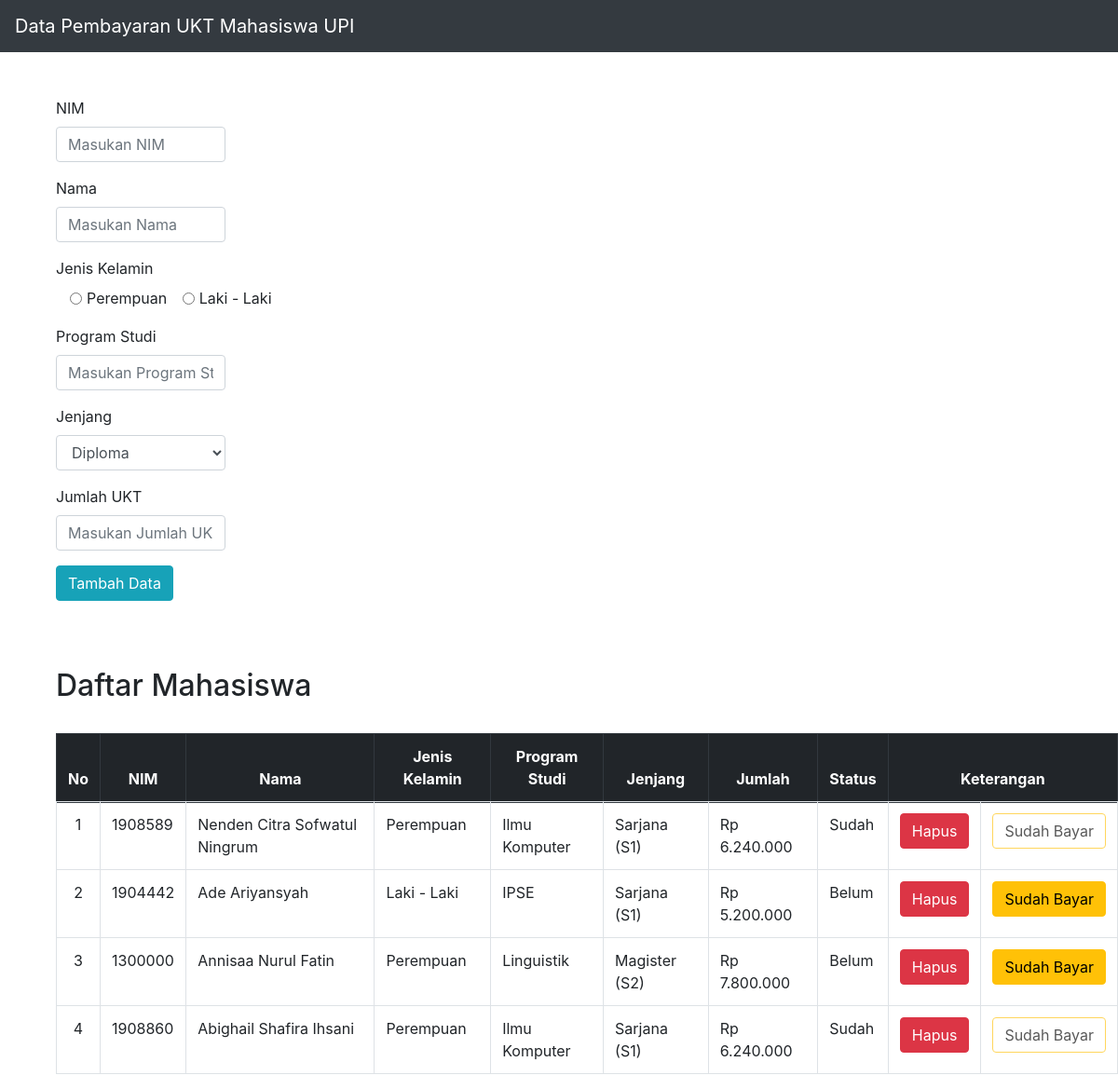
The page / on the database its author committed.
### tables this page shows
CREATE TABLE `tb_mahasiswa` (
  `id` int(10) NOT NULL,
  `nim` varchar(10) NOT NULL,
  `nama` varchar(100) NOT NULL,
  `jenis_kelamin` varchar(50) NOT NULL,
  `program_studi` varchar(100) NOT NULL,
  `jenjang` varchar(50) NOT NULL,
  `jumlah` varchar(50) NOT NULL,
  `status_bayar` varchar(50) NOT NULL
);

### conf.php (called while the page is built)
<?php
	$db_host = "localhost";
	$db_user = "root";
	$db_password = "";
	$db_name = "db_mahasiswa";
 ?>

### includes/DB.class.php (called while the page is built, shortened)
<?php
class DB{
	var $db_host = '';
	var $db_user = '';
	var $db_password = '';
	var $db_name = '';
	var $db_link = '';
	var $result = 0;
	function DB($db_host='', $db_user='', $db_password='', $db_name=''){
		$this->db_host = $db_host;
		$this->db_user = $db_user;
		$this->db_password = $db_password;
		$this->db_name = $db_name;
	}
	function open(){
		$this->db_link = mysqli_connect($this->db_host, $this->db_user, $this->db_password, $this->db_name);
	}
	function execute($query=""){
		$this->result = mysqli_query($this->db_link, $query);
		return $this->result;
	}
	function getResult(){
		return mysqli_fetch_array($this->result);
	}
}
 ?>

### includes/DataMhs.class.php (called while the page is built, shortened)
<?php
class DataMhs extends DB{
	function getData(){
		$query = "SELECT * FROM tb_mahasiswa";
		return $this->execute($query);
	}
}
?>

### index.php (the view, shortened to what this page needs)
<?php
include("conf.php");
include("includes/Template.class.php");
include("includes/DB.class.php");
include("includes/DataMhs.class.php");
$odata = new DataMhs($db_host, $db_user, $db_password, $db_name);
$odata->open();
$odata->getData();
$data = null;
$no = 1;
while (list($id, $tnim, $tnama, $tjk, $tprodi, $tjenjang, $tjumlah, $tstatus) = $odata->getResult()) {
    if($tstatus == "Sudah"){
        $data .= "<tr>
        <td style='text-align: center;'>" . $no . "</td>
        <td>" . $tnim . "</td>
        <td>" . $tnama . "</td>
        <td>" . $tjk . "</td>
        <td>" . $tprodi . "</td>
        <td>" . $tjenjang . "</td>
        <td>" . $tjumlah . "</td>
        <td>" . $tstatus . "</td>
        <td align='center'><button class='btn btn-danger'><a href='index.php?id_hapus=" . $id . "' style='color: white; text-decoration: none;'>Hapus</a></button></td>
        <td align='center'><button class='btn btn-outline-warning' disabled><a style='color: black; text-decoration: none;'>Sudah Bayar</a></button></td>
        </tr>";
        $no++;
	}else{
		$data .= "<tr>
        <td style='text-align: center;'>" . $no . "</td>
        <td>" . $tnim . "</td>
        <td>" . $tnama . "</td>
        <td>" . $tjk . "</td>
        <td>" . $tprodi . "</td>
        <td>" . $tjenjang . "</td>
        <td>" . $tjumlah . "</td>
        <td>" . $tstatus . "</td>
        <td align='center'><button class='btn btn-danger'><a href='index.php?id_hapus=" . $id . "' style='color: white; text-decoration: none;'>Hapus</a></button></td>
        <td align='center'><button class='btn btn-warning'><a href='index.php?id_edit=" . $id . "' style='color: black; text-decoration: none;'>Sudah Bayar</a></button></td>
        </tr>";
        $no++;
	}
}

### includes/Template.class.php (shortened to what this page needs)
<?php
class Template{
	var $content = '';
	function Template($filename = ''){
		$this->content = implode('', @file($filename));
	}
	function clear(){
		$this->content = preg_replace("/DATA_[A-Z|_|0-9]+/", "", $this->content);
	}
	function write(){
		print $this->content;
	}
	function replace($old = '', $new = ''){
		if(is_int($new)){
			$value = sprintf("%d", $new);
		}elseif(is_float($new)){
			$value = sprintf("%f", $new);
		}elseif(is_array($new)){
			$value = '';
			foreach( $new as $item){
				$value .= $item. '';
			}
		}else{
			$value = $new;
		}
		$this->content = preg_replace("/$old/",  $value, $this->content);
	}
}
 ?>

### rows shown on the page
tb_mahasiswa: nim "1908589", nama "Nenden Citra Sofwatul Ningrum", jenis_kelamin "Perempuan", program_studi "Ilmu Komputer", jenjang "Sarjana (S1)", jumlah "Rp 6.240.000", status_bayar "Sudah"
tb_mahasiswa: nim "1904442", nama "Ade Ariyansyah", jenis_kelamin "Laki - Laki", program_studi "IPSE", jenjang "Sarjana (S1)", jumlah "Rp 5.200.000", status_bayar "Belum"
tb_mahasiswa: nim "1300000", nama "Annisaa Nurul Fatin", jenis_kelamin "Perempuan", program_studi "Linguistik", jenjang "Magister (S2)", jumlah "Rp 7.800.000", status_bayar "Belum"
tb_mahasiswa: nim "1908860", nama "Abighail Shafira Ihsani", jenis_kelamin "Perempuan", program_studi "Ilmu Komputer", jenjang "Sarjana (S1)", jumlah "Rp 6.240.000", status_bayar "Sudah"
